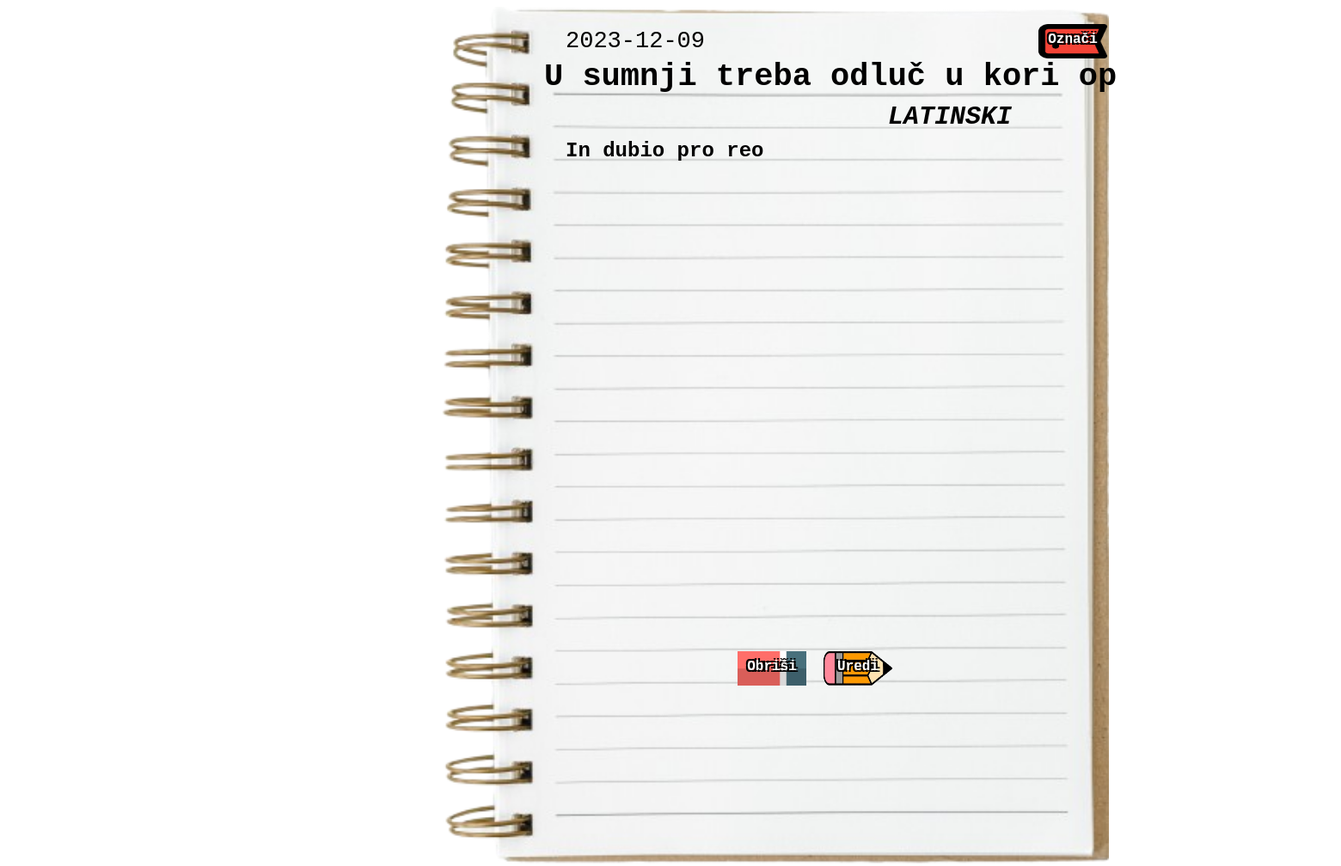
The page /definicija/41 on the database its author committed.
### app.py (models this page shows, shortened)
class FunctionSite(functionDatabase.Model):
    id = functionDatabase.Column(functionDatabase.Integer, primary_key=True)
    name = functionDatabase.Column(functionDatabase.String(30), nullable=False, default=' ')
    description = functionDatabase.Column(functionDatabase.String(600), nullable=False, default=' ')
    language = functionDatabase.Column(functionDatabase.String(12), nullable=False, default=' ')
    date_created = functionDatabase.Column(functionDatabase.DateTime, default=datetime.utcnow)
    bookmark = functionDatabase.Column(functionDatabase.Boolean, default=False)

### app.py (the view)
@app.route('/definicija/<int:id>', methods=['GET', 'POST'])
def function(id):
    function = FunctionSite.query.get_or_404(id)
    return render_template('function.html', function=function)

### templates/function.html (shortened to what this page needs)
{% extends 'base.html' %}
{% block body %}
<body>
    <div>
        <img src="../static/images/notebooksite.png" height="1000px" style="margin-left: 500px; position: absolute;">
        <div class="maintitle" style="z-index: 2;" color="black">
            <div style="margin-left: 625px; width: 1000px; font-size: 37px; margin-top: 60px; position: absolute; font-weight: bolder;">
                <font>{{ function.name }}</font>
            </div>
            <div style="margin-left: 650px; width: 1000px; font-size: 27px; margin-top: 25px; position: absolute; font-weight: lighter;">
                <font>{{ function.date_created.date() }}</font>
            </div>
            <div style="margin-left: 1025px; width: 500px; font-size: 30px; margin-top: 111px; position: absolute; font-style: italic; font-weight: 600;">
                <font>{{ function.language.upper() }}</font>
            </div>
            <div style="z-index: 2;">
                <h2 style="margin-left: 650px; color: rgb(0, 0, 0); margin-top: 149px; position: absolute; width: 580px; overflow-wrap: break-word; line-height: 38px;">{{ function.description }}</h2>
                <div class="create" style="margin-left: 850px; margin-top: 750px; position: absolute;">
                    <a href="/brisanje/{{function.id}}">
                        <img src="../static/images/eraser.png" height="40px" width="80px">
                        <span class="createtext">Obriši</span>
                    </a>
                </div>
                <div class="create" style="margin-left: 950px; margin-top: 750px; position: absolute;">
                    <a href="/uređivanje/{{function.id}}">
                        <img src="../static/images/CreateBTN.png" height="40px" width="80px">
                        <span class="createtext">Uredi</span>
                    </a>
                </div>
                {% if function.bookmark %}
                    <div class="create" style="margin-left: 1200px; margin-top: 20px; position: absolute;">
                        <a href="/označivanje/{{function.id}}">
                            <img src="../static/images/UnmarkBTN.png" height="40px" width="80px">
                            <span class="createtext">Poništi</span>
                        </a>
                    </div>
                {% else %}
                    <div class="create" style="margin-left: 1200px; margin-top: 20px; position: absolute;">
                        <a href="/označivanje/{{function.id}}">
                            <img src="../static/images/BookmarkBTN.png" height="40px" width="80px">
                            <span class="createtext">Označi</span>
                        </a>
                    </div>
                {% endif %}
            </div>
        </div>
    </div>
</body>
{% endblock %}

### static/css/main.css (style rules this page uses)
body { font-family: Consolas, Menlo, Monaco, Lucida Console, Liberation Mono, DejaVu Sans Mono, Bitstream Vera Sans Mono, Courier New, monospace, serif; background-image: url('../images/Background.jpg'); background-repeat: no-repeat; background-attachment: fixed; background-size: cover; }
::placeholder { color: #4d4d4d; font-weight: bold; opacity: 1; }
.create { margin-left: 1182px; margin-top: 220px; position: absolute; }
.createtext { text-align: center; position: absolute; top: 40%; left: 50%; transform: translate(-50%, -50%); font-weight: bolder; color: white; text-shadow: -2px -2px 0 #000, 2px -2px 0 #000, -2px 2px 0 #000, 2px 2px 0 #000; text-decoration: none; }

### rows shown on the page
FunctionSite: name "U sumnji treba odluč u kori op", date_created "2023-12-09", language "LATINSKI", description "In dubio pro reo"
